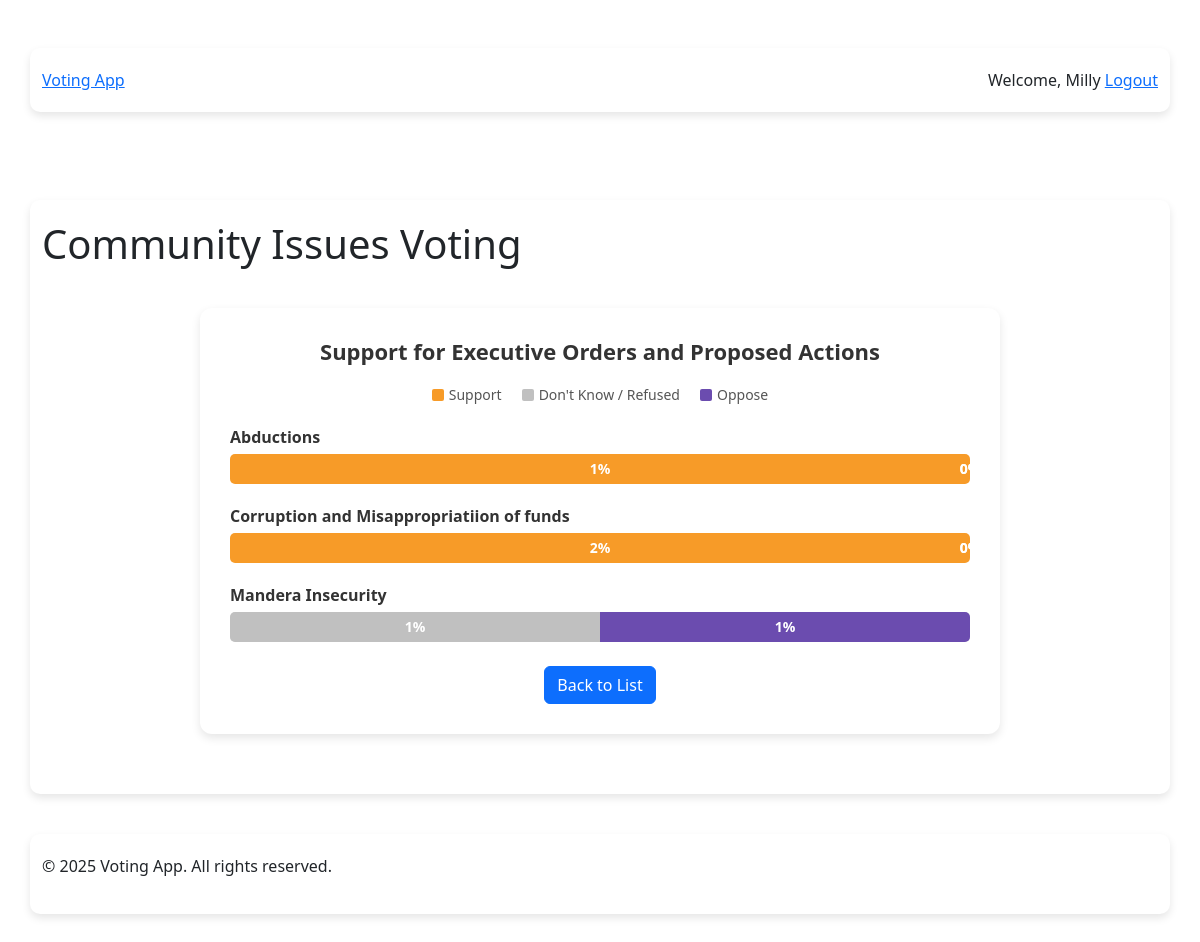
The page /results (signed in) on the database its author committed.
### app.py (models this page shows)
class User(UserMixin, db.Model):
    id = db.Column(db.Integer, primary_key=True)
    username = db.Column(db.String(100), unique=True, nullable=False)
    email = db.Column(db.String(100), unique=True, nullable=False)
    password = db.Column(db.String(200), nullable=False)
    is_admin = db.Column(db.Boolean, default=False)

class Issue(db.Model):
    id = db.Column(db.Integer, primary_key=True)
    title = db.Column(db.String(100), nullable=False)
    description = db.Column(db.Text)
    votes = db.Column(db.Integer, default=0)
    category_id = db.Column(db.Integer, db.ForeignKey('category.id'))
    category = db.relationship('Category', backref='issues')
    created_at = db.Column(db.DateTime, default=datetime.utcnow)
    updated_at = db.Column(db.DateTime, default=datetime.utcnow, onupdate=datetime.utcnow)

### app.py (the view)
@app.route('/results')
def results():
    results_data = db.session.query(
        Issue.title,
        db.func.count(UserVote.id).filter(UserVote.vote_type == "agree").label("agree"),
        db.func.count(UserVote.id).filter(UserVote.vote_type == "not_sure").label("not_sure"),
        db.func.count(UserVote.id).filter(UserVote.vote_type == "disagree").label("disagree"),
        db.func.count(UserVote.id).label("total")
    ).join(UserVote).group_by(Issue.title).all()
    results = []
    for row in results_data:
        results.append({
            "issue": {"title": row.title},
            "agree": row.agree,
            "not_sure": row.not_sure,
            "disagree": row.disagree,
            "total": row.total
        })
    return render_template("results.html", results=results)

### app.py (called while the page is built)
@login_manager.user_loader
def load_user(user_id):
    return User.query.get(int(user_id))

### app/templates/results.html (shortened to what this page needs)
{% extends "base.html" %}
{% block extra_head %}
  <link rel="stylesheet" href="{{ url_for('static', filename='results.css') }}">
  <link href="https://cdn.jsdelivr.net/npm/bootstrap@5.3.0-alpha1/dist/css/bootstrap.min.css" rel="stylesheet">
{% endblock %}
{% block content %}
<section class="results-container">
  <header class="text-center">
    <h2 class="title">Support for Executive Orders and Proposed Actions</h2>
    <div class="legend">
      <span class="legend-item"><span class="color-box support"></span> Support</span>
      <span class="legend-item"><span class="color-box neutral"></span> Don't Know / Refused</span>
      <span class="legend-item"><span class="color-box oppose"></span> Oppose</span>
    </div>
  </header>
  <section class="results-list">
    {% for result in results %}
      <div class="result-item">
        <div class="issue-title">{{ result.issue.title }}</div>
        <div class="bar-chart">
          <div class="bar support" style="width: {{ (result.agree / result.total * 100) if result.total > 0 else 0 }}%">
            <span>{{ result.agree }}%</span>
          </div>
          <div class="bar neutral" style="width: {{ (result.not_sure / result.total * 100) if result.total > 0 else 0 }}%">
            <span>{{ result.not_sure }}%</span>
          </div>
          <div class="bar oppose" style="width: {{ (result.disagree / result.total * 100) if result.total > 0 else 0 }}%">
            <span>{{ result.disagree }}%</span>
          </div>
        </div>
      </div>
    {% endfor %}
  </section>
  <footer class="text-center mt-4">
    <a href="{{ url_for('index') }}" class="btn btn-primary">Back to List</a>
  </footer>
</section>
{% endblock %}

### app/templates/base.html (shortened to what this page needs)
<!DOCTYPE html>
<html lang="en">
<head>
  <link rel="stylesheet" href="https://cdn.jsdelivr.net/npm/bootstrap@5.3.0/dist/css/bootstrap.min.css">
  <link rel="stylesheet" href="{{ url_for('static', filename='base.css') }}">
  {% block extra_head %}{% endblock %}
</head>
<body>
  <header>
    <div class="navbar">
      <div class="container">
        <a class="logo" href="{{ url_for('index') }}">Voting App</a>
        <nav>
          {% if current_user.is_authenticated %}
            <span>Welcome, {{ current_user.username }}</span>
            <a href="{{ url_for('logout') }}">Logout</a>
          {% else %}
            <a href="{{ url_for('login') }}">Login</a>
            <a href="{{ url_for('register') }}">Register</a>
          {% endif %}
        </nav>
      </div>
    </div>
  </header>
  <main class="container">
    <h1>Community Issues Voting</h1>
    {% block content %}{% endblock %}
  </main>
  <footer>
    <div class="container">
      <p>&copy; {{ current_year if current_year is defined else "2025" }} Voting App. All rights reserved.</p>
    </div>
  </footer>
</body>
</html>

### static/base.css (style rules this page uses)
body { font-family: 'Poppins', sans-serif; margin: 0; padding: 0; background-color: #f4f4f9; color: #333; }
.container { max-width: 900px; margin: 40px auto; background: white; padding: 20px; border-radius: 10px; box-shadow: 0 4px 8px rgba(0, 0, 0, 0.1); }

### static/results.css (style rules this page uses)
body { background-color: #f8f9fa; font-family: 'Arial', sans-serif; }
.results-container { max-width: 800px; margin: 40px auto; background: white; padding: 30px; border-radius: 12px; box-shadow: 0 4px 10px rgba(0, 0, 0, 0.1); }
.title { text-align: center; color: #333; font-size: 22px; font-weight: bold; margin-bottom: 20px; }
.legend { display: flex; justify-content: center; gap: 20px; font-size: 14px; color: #555; margin-bottom: 20px; }
.legend-item { display: flex; align-items: center; gap: 5px; }
.color-box { width: 12px; height: 12px; border-radius: 2px; display: inline-block; }
.support { background-color: #f79b28; }
.neutral { background-color: #c0c0c0; }
.oppose { background-color: #6b4caf; }
.result-item { margin-bottom: 20px; }
.issue-title { font-size: 16px; font-weight: bold; color: #333; margin-bottom: 5px; }
.bar-chart { display: flex; height: 30px; border-radius: 5px; overflow: hidden; background: #eee; position: relative; }
.bar { height: 100%; text-align: center; color: white; font-size: 14px; font-weight: bold; line-height: 30px; display: flex; align-items: center; justify-content: center; }
.bar span { padding: 0 5px; font-size: 14px; }
.btn-primary { background-color: #007bff; padding: 12px 20px; font-size: 16px; border-radius: 5px; text-decoration: none; color: white; }

### rows shown on the page
User: username "Milly"
Issue: issue "Corruption and Misappropriatiion of funds", {{ (result.agree / result.total * 100) if result.total > 0 else 0 }} 100.0 (drawn), agree "2", not_sure "0", disagree "0"
Issue: issue "Mandera Insecurity", {{ (result.not_sure / result.total * 100) if result.total > 0 else 0 }} 50.0 (drawn), not_sure "1", {{ (result.disagree / result.total * 100) if result.total > 0 else 0 }} 50.0 (drawn), disagree "1"

### other values the page prints
{{ result.issue.title }} "Abductions"
{{ result.agree }} "1"
{{ result.not_sure }} "0"
{{ result.disagree }} "0"
{{ current_year if current_year is defined else "2025" }} "2025"
